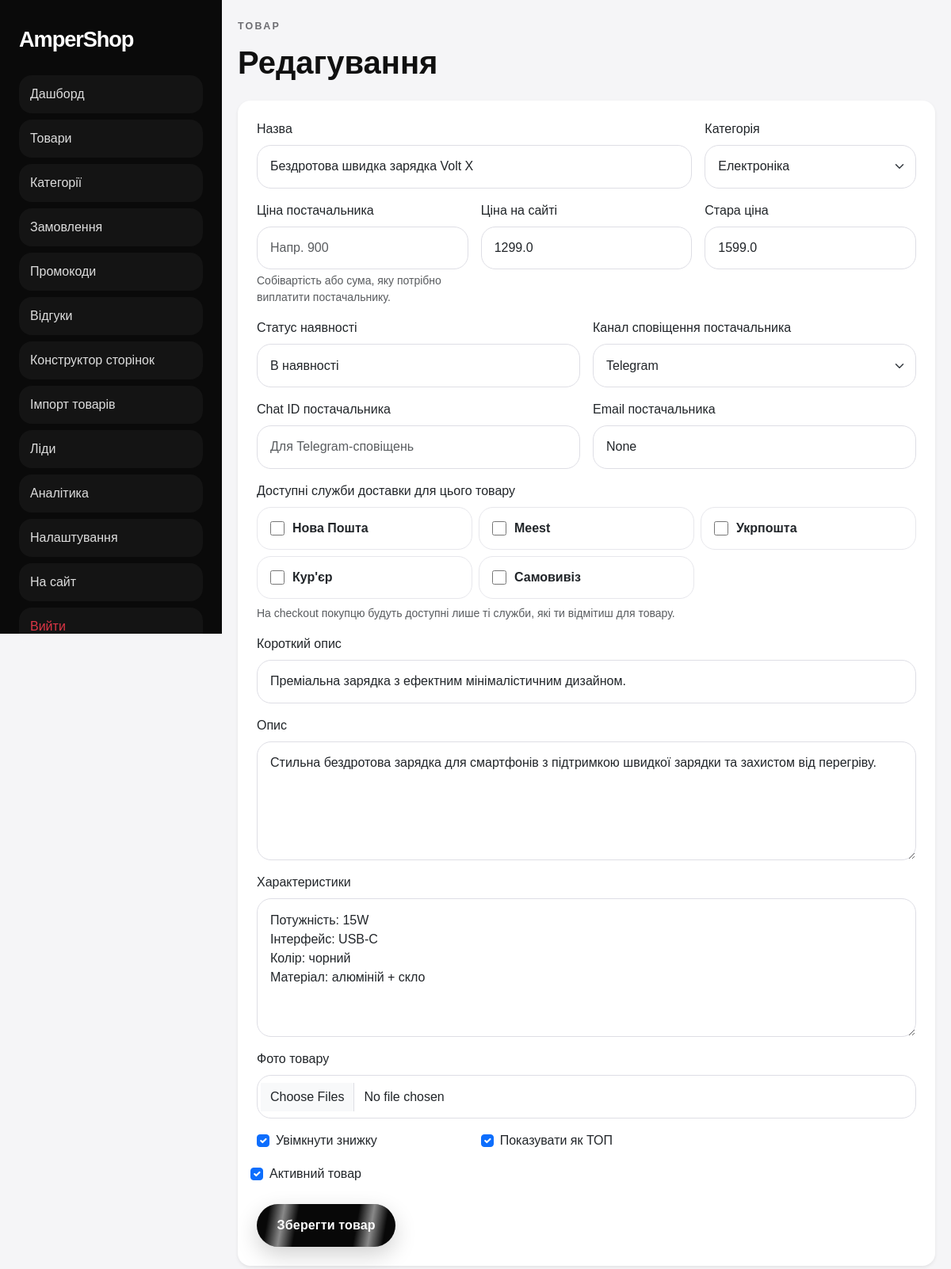
Screenshot of /admin/products/1/edit (signed in) with the database file from the repository.
### app.py (models this page shows, shortened)
class Product(db.Model):
    id = db.Column(db.Integer, primary_key=True)
    title = db.Column(db.String(220), nullable=False)
    slug = db.Column(db.String(220), unique=True, nullable=False)
    short_description = db.Column(db.String(500), nullable=True)
    description = db.Column(db.Text, nullable=True)
    specifications = db.Column(db.Text, nullable=True)
    price = db.Column(db.Float, nullable=False)
    old_price = db.Column(db.Float, nullable=True)
    discount_enabled = db.Column(db.Boolean, default=False)
    is_top = db.Column(db.Boolean, default=False)
    is_active = db.Column(db.Boolean, default=True)
    stock_status = db.Column(db.String(50), default="В наявності")
    supplier_chat_id = db.Column(db.String(120), nullable=True)
    supplier_email = db.Column(db.String(180), nullable=True)
    supplier_notification_channel = db.Column(db.String(20), default="telegram")
    supplier_price = db.Column(db.Float, nullable=True)
    available_delivery_methods = db.Column(db.Text, nullable=True)
    category_id = db.Column(db.Integer, db.ForeignKey("category.id"), nullable=False)
    created_at = db.Column(db.DateTime, default=datetime.utcnow)
    updated_at = db.Column(db.DateTime, default=datetime.utcnow, onupdate=datetime.utcnow)
    images = db.relationship("ProductImage", backref="product", lazy=True, cascade="all, delete-orphan")
    order_items = db.relationship("OrderItem", backref="product", lazy=True)
    reviews = db.relationship("ProductReview", backref="product", lazy=True, cascade="all, delete-orphan")
    def delivery_methods_list(self):
        return parse_csv_list(self.available_delivery_methods)

class Category(db.Model):
    id = db.Column(db.Integer, primary_key=True)
    name = db.Column(db.String(120), unique=True, nullable=False)
    slug = db.Column(db.String(120), unique=True, nullable=False)
    description = db.Column(db.Text, nullable=True)
    created_at = db.Column(db.DateTime, default=datetime.utcnow)
    products = db.relationship("Product", backref="category", lazy=True)

### app.py (the view, shortened to what this page needs)
    @app.route("/admin/products/<int:product_id>/edit", methods=["GET", "POST"])
    @admin_required
    def admin_product_edit(product_id):
        product = Product.query.get_or_404(product_id)
        categories = Category.query.order_by(Category.name.asc()).all()
        return render_template(
            "admin/product_form.html",
            categories=categories,
            product=product,
            delivery_method_options=DELIVERY_METHOD_OPTIONS,
            supplier_channel_options=SUPPLIER_CHANNEL_OPTIONS,
        )

### app.py (called while the page is built)
@login_manager.user_loader
def load_user(user_id):
    return db.session.get(User, int(user_id))

def get_setting(key, default=""):
    item = Setting.query.filter_by(key=key).first()
    return item.value if item and item.value is not None else default

def parse_csv_list(value):
    if not value:
        return []
    if isinstance(value, (list, tuple, set)):
        return [str(v).strip() for v in value if str(v).strip()]
    return [item.strip() for item in str(value).split(",") if item.strip()]

### templates/admin/product_form.html (shortened to what this page needs)
{% extends 'admin/base.html' %}
{% block content %}
<div class="mb-4">
  <div class="eyebrow">Товар</div>
  <h1 class="fw-bold mb-0">{{ 'Редагування' if product else 'Створення товару' }}</h1>
</div>
<form method="post" enctype="multipart/form-data" class="card border-0 shadow-sm rounded-4">
  <div class="card-body p-4">
    <div class="row g-3">
      <div class="col-md-8">
        <label class="form-label">Назва</label>
        <input required class="form-control" name="title" value="{{ product.title if product else '' }}">
      </div>
      <div class="col-md-4">
        <label class="form-label">Категорія</label>
        <select class="form-select" name="category_id">
          {% for category in categories %}
          <option value="{{ category.id }}" {% if product and product.category_id == category.id %}selected{% endif %}>{{ category.name }}</option>
          {% endfor %}
        </select>
      </div>
      <div class="col-md-4">
        <label class="form-label">Ціна постачальника</label>
        <input step="0.01" class="form-control" name="supplier_price" value="{{ product.supplier_price if product and product.supplier_price is not none else '' }}" placeholder="Напр. 900">
        <div class="form-text">Собівартість або сума, яку потрібно виплатити постачальнику.</div>
      </div>
      <div class="col-md-4">
        <label class="form-label">Ціна на сайті</label>
        <input step="0.01" class="form-control" name="price" value="{{ product.price if product else '' }}" placeholder="Напр. 990">
      </div>
      <div class="col-md-4">
        <label class="form-label">Стара ціна</label>
        <input step="0.01" class="form-control" name="old_price" value="{{ product.old_price if product and product.old_price else '' }}">
      </div>
      <div class="col-md-6">
        <label class="form-label">Статус наявності</label>
        <input class="form-control" name="stock_status" value="{{ product.stock_status if product else 'В наявності' }}">
      </div>
      <div class="col-md-6">
        <label class="form-label">Канал сповіщення постачальника</label>
        <select class="form-select" name="supplier_notification_channel">
          {% set current_channel = product.supplier_notification_channel if product and product.supplier_notification_channel else 'telegram' %}
          {% for value, label in supplier_channel_options %}
          <option value="{{ value }}" {% if current_channel == value %}selected{% endif %}>{{ label }}</option>
          {% endfor %}
        </select>
      </div>
      <div class="col-md-6">
        <label class="form-label">Chat ID постачальника</label>
        <input class="form-control" name="supplier_chat_id" value="{{ product.supplier_chat_id if product else '' }}" placeholder="Для Telegram-сповіщень">
      </div>
      <div class="col-md-6">
        <label class="form-label">Email постачальника</label>
        <input class="form-control" name="supplier_email" value="{{ product.supplier_email if product else '' }}" placeholder="supplier@example.com">
      </div>
      <div class="col-12">
        <label class="form-label d-block mb-2">Доступні служби доставки для цього товару</label>
        {% set selected_methods = product.delivery_methods_list() if product else ['nova_poshta', 'meest', 'ukrposhta'] %}
        <div class="row g-2">
          {% for value, label in delivery_method_options %}
          <div class="col-md-4">
            <label class="delivery-check">
              <input type="checkbox" name="available_delivery_methods" value="{{ value }}" {% if value in selected_methods %}checked{% endif %}>
              <span>{{ label }}</span>
            </label>
          </div>
          {% endfor %}
        </div>
        <div class="form-text mt-2">На checkout покупцю будуть доступні лише ті служби, які ти відмітиш для товару.</div>
      </div>
      <div class="col-12">
        <label class="form-label">Короткий опис</label>
        <input class="form-control" name="short_description" value="{{ product.short_description if product else '' }}">
      </div>
      <div class="col-12">
        <label class="form-label">Опис</label>
        <textarea class="form-control" rows="5" name="description">{{ product.description if product else '' }}</textarea>
      </div>
      <div class="col-12">
        <label class="form-label">Характеристики</label>
        <textarea class="form-control" rows="6" name="specifications">{{ product.specifications if product else '' }}</textarea>
      </div>
      <div class="col-12">
        <label class="form-label">Фото товару</label>
        <input class="form-control" type="file" name="images" accept="image/*" multiple>
      </div>
      <div class="col-md-4 form-check ms-2">
        <input class="form-check-input" type="checkbox" name="discount_enabled" {% if product and product.discount_enabled %}checked{% endif %}>
        <label class="form-check-label">Увімкнути знижку</label>
      </div>
      <div class="col-md-4 form-check">
        <input class="form-check-input" type="checkbox" name="is_top" {% if product and product.is_top %}checked{% endif %}>
        <label class="form-check-label">Показувати як ТОП</label>
      </div>
      <div class="col-md-4 form-check">
        <input class="form-check-input" type="checkbox" name="is_active" {% if not product or product.is_active %}checked{% endif %}>
        <label class="form-check-label">Активний товар</label>
      </div>
    </div>
    <button class="btn btn-electric mt-4">Зберегти товар</button>
  </div>
</form>
{% endblock %}

### static/css/style.css (style rules this page uses)
:root { --bg:#ffffff; --soft:#f5f5f7; --text:#101010; --muted:#6e6e73; --line:#e9e9ee; --shadow:0 20px 60px rgba(0,0,0,.08); }
* { box-sizing:border-box }
html,body { margin:0;padding:0;font-family:'Manrope',sans-serif;background:var(--bg);color:var(--text) }
body { position:relative }
.eyebrow { text-transform:uppercase;letter-spacing:.18em;font-size:.78rem;color:#6d6d72;font-weight:800;margin-bottom:12px }
.btn-electric { position:relative;overflow:hidden;background:#080808;color:#fff;border:none;border-radius:999px;padding:.95rem 1.6rem;font-weight:800;letter-spacing:.01em;box-shadow:0 10px 28px rgba(0,0,0,.18) }
.btn-electric::before { content:'';position:absolute;inset:-2px;background:linear-gradient(100deg,transparent 10%,rgba(255,255,255,.95) 20%,transparent 30%,transparent 70%,rgba(255,255,255,.95) 80%,transparent 90%);animation:electric 2.8s linear infinite;opacity:.55 }
.lead-mini-form .form-control,.form-control,.form-select { border-radius:18px;padding:.9rem 1rem;border:1px solid #dedee5 }
.admin-body { background:#f5f5f7 }
html { scroll-behavior:smooth }
.hero-orb,.pulse-border::after,.btn-electric::before,.ultra-side-card::after,.final-strip-card::before { pointer-events:none }
.btn-electric { display:inline-flex;align-items:center;justify-content:center;z-index:1 }
.delivery-check { display:flex;align-items:center;gap:10px;padding:14px 16px;border:1px solid #e7e7ec;border-radius:18px;background:#fff;font-weight:700;cursor:pointer }
.delivery-check input { width:18px;height:18px }

### rows the page displays
Product: title "Бездротова швидка зарядка Volt X", category_id "Електроніка", price "1299.0", old_price "1599.0", stock_status "В наявності", supplier_email "None", short_description "Преміальна зарядка з ефектним мінімалістичним дизайном.", description "Стильна бездротова зарядка для смартфонів з підтримкою швидкої зарядки та захистом від перегріву.", specifications "Потужність: 15W Інтерфейс: USB-C Колір: чорний Матеріал: алюміній + скло", discount_enabled "☑", is_top "☑", is_active "☑"

### other values shown
{{ 'Редагування' if product else 'Створення товару' }} "Редагування"
{{ label }} "Нова Пошта" "Meest" "Укрпошта" "Кур'єр" "Самовивіз"
form field supplier_notification_channel "Telegram"
